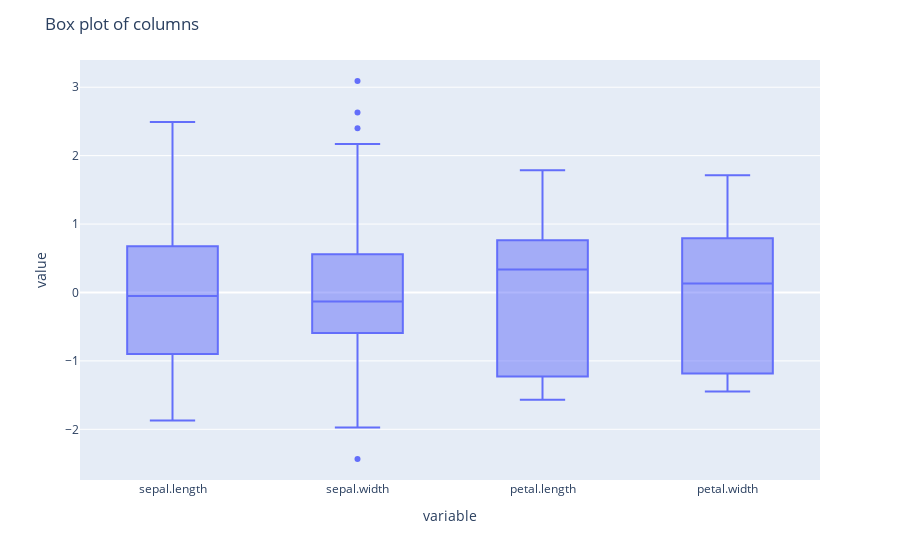

This figure's notebook cell:
### Code cell
# check reduced data

fig = px.box(
    # dataframe
    reduced_df,
    # col to show 
    y=[
        "sepal.length",
        "sepal.width", 
        "petal.length",	
        "petal.width"	
    ]
)


fig.update_layout(
    title="Box plot of columns"
)

fig.show()

### Figure 1 — Plotly figure (JSON) as saved in the notebook; plotly's stock layout.template omitted (floating-point values rounded to 4 significant figures; data arrays with more than 128 entries replaced by an {"elided": "..."} marker saying what was removed)
{"data": [{"alignmentgroup": "True", "hovertemplate": "variable=%{x}<br>value=%{y}<extra></extra>", "legendgroup": "", "marker": {"color": "#636efa"}, "name": "", "notched": false, "offsetgroup": "", "orientation": "v", "showlegend": false, "type": "box", "x": {"elided": "600 str values"}, "x0": " ", "xaxis": "x", "y": {"elided": "600 float values"}, "y0": " ", "yaxis": "y"}], "layout": {"boxmode": "group", "legend": {"tracegroupgap": 0}, "margin": {"t": 60}, "title": {"text": "Box plot of columns"}, "xaxis": {"anchor": "y", "domain": [0, 1], "title": {"text": "variable"}}, "yaxis": {"anchor": "x", "domain": [0, 1], "title": {"text": "value"}}}}
